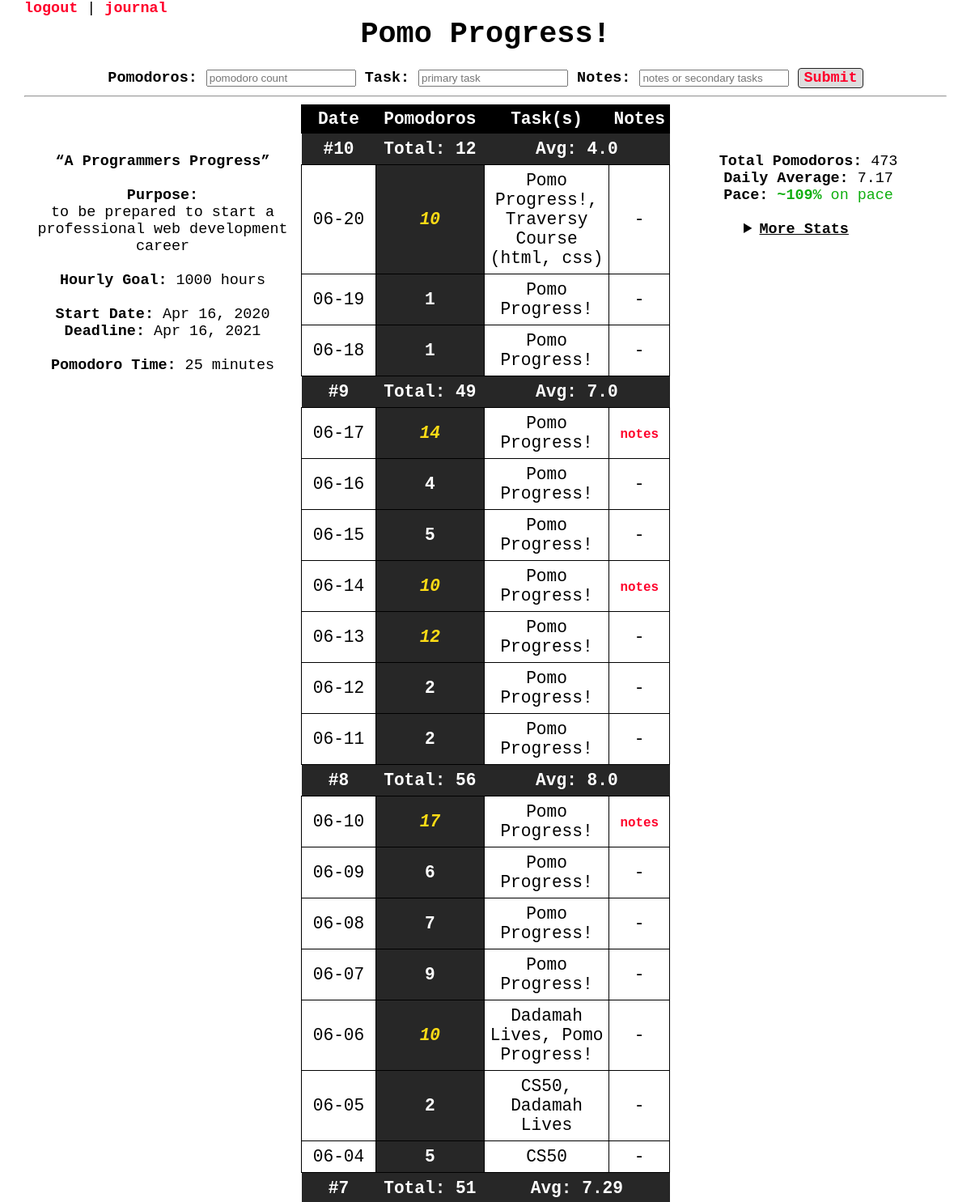
The app's page /home (signed in, upper part) with its own data.
### tables this page shows
CREATE TABLE daily_history (submit_id INTEGER PRIMARY KEY AUTOINCREMENT NOT NULL, table_id INTEGER REFERENCES tables (id) NOT NULL, date TEXT, display_date TEXT, tomato_count INTEGER, task TEXT, notes TEXT);

### app.py (the view)
@app.route('/home', methods=["GET","POST"])
def home():
    if request.method == "POST":
        db = SQL("sqlite:///pomodoro.db")
        date_check = db.execute("SELECT date FROM daily_history WHERE table_id=:table_id ORDER BY date DESC LIMIT 1", table_id = session['table_id'])
        previous_date = None
        for row in date_check:
            previous_date = row['date']
        previous_date = datetime.strptime(previous_date, '%Y-%m-%d')
        current_date = datetime.today()
        date_diff = ((current_date - previous_date).days)
        current_date = date.today()
        if date_diff == 0:
            date_previous_data = db.execute("SELECT tomato_count, task, notes FROM daily_history WHERE table_id=:table_id AND date=:date", table_id=session['table_id'], date=current_date)
            if date_previous_data[0]['task'] == None:
                date_previous_data[0]['task'] = ""
            if date_previous_data[0]['notes'] == None:
                date_previous_data[0]['notes'] = ""
            task_space = ""
            notes_space = ""
            if not date_previous_data[0]['task'] or not request.form.get("task"):
                task_space =""
            else:
                task_space = ", "
            if not date_previous_data[0]['notes'] or not request.form.get("notes"):
                notes_space = ""
            else:
                notes_space = " || "
            db.execute("UPDATE daily_history SET tomato_count=:tomato_count, task=:task, notes=:notes WHERE table_id=:table_id AND date=:date", tomato_count = date_previous_data[0]['tomato_count'] + int(request.form.get("tomatoes")), task = date_previous_data[0]['task'] + task_space + request.form.get("task"), notes = date_previous_data[0]['notes'] + notes_space + request.form.get("notes"), table_id=session['table_id'], date=current_date)
            return redirect('/home')
        else:
            date_diff -= 1
            while date_diff > 0:
                db.execute("INSERT INTO daily_history (table_id, date, tomato_count) VALUES (?, ?, 0)", session['table_id'], current_date - timedelta(days=date_diff))
                strft_days = current_date - timedelta(days=date_diff)
                db.execute("UPDATE daily_history SET display_date=:display_date WHERE table_id=:table_id AND date=:date", display_date = strft_days.strftime('%m-%d'), table_id=session['table_id'], date = current_date - timedelta(days=date_diff))
                date_diff -= 1
            db.execute("INSERT INTO daily_history (table_id, date, display_date, tomato_count, task, notes) VALUES(?, date('now','localtime'), strftime('%m-%d','now','localtime'), ?, ?, ?)", session['table_id'], request.form.get('tomatoes'), request.form.get('task'), request.form.get('notes'))
            return redirect('/home')
    else:
        db = SQL("sqlite:///pomodoro.db")
        user_daily_history = db.execute("SELECT * FROM daily_history WHERE table_id=:table_id", table_id = session['table_id'])
        if len(user_daily_history) < 1:
            return redirect('/firstentry')
        count = 0
        user_data = []
        for row in user_daily_history:
            user_data.append(row)
            count += 1
        total_weeks = int(count/7)
        weeks = [[] for j in range(total_weeks + 1)]
        day_count = 0
        week_count = 0
        tomato_total = 0
        for row in user_data:
            day_count += 1
            tomato_total += int(row['tomato_count'])
            weeks[week_count].append(row)
            if day_count % 7 == 0:
                week_count += 1
                day_count = 0
                end_of_week_stats = {'date' : week_count, 'tomato_count' : tomato_total, 'task' : round(tomato_total/7, 2)}
                total_weeks -= 1
                weeks[week_count].append(end_of_week_stats)
                tomato_total = 0
            full_chart = []
            for week in weeks:
                for day in week:
                    full_chart.append(day)
            stats = statistics(user_data, session)
        return render_template('home.html', full_chart = full_chart, week_count = week_count, tomato_total = tomato_total, day_count = day_count, stats=stats, session=session)

### templates/home.html (shortened to what this page needs)
{% extends 'base.html' %}
{% block header %}
<div>
    <a href="/">logout</a> | <a href="/journal">journal</a>
    <center><h1 style="display: inline;">Pomo Progress!</h1></center>
    <br>
</div>
{% endblock %}
{% block main %}
<center>
    <form action="/home" method="post">
        <strong>Pomodoros:</strong>
        <input name="tomatoes" placeholder="pomodoro count" type="number" required>
        <strong>Task:</strong>
        <input name="task" placeholder="primary task" type="text">
        <strong>Notes:</strong>
        <input name="notes" placeholder="notes or secondary tasks" type="text">
        <input type="submit" class="load-create">
    </form>
</center>
    <hr>
<div class="row">
    <div class="column left">
            <center>
            <strong><q>{{ session['table_name'] }}</q></strong>
            <br>
            <br>
            <strong>Purpose:</strong>
            <br>
            {{ session['purpose'] }}
            <br>
            <br>
            <strong>Hourly Goal:</strong> {{ session['hours_goal'] }} hours
            <br>
            <br>
            <strong>Start Date:</strong> {{ session['start_date'] }}
            <br>
            <strong>Deadline:</strong> {{ session['time_frame'] }}
            <br>
            <br>
            <strong>Pomodoro Time:</strong> {{ session['tomato_rate'] }} minutes
            <br>
            </center>
    </div>
    <div class="column middle">
        <center>
        <table id="pomodoro_data" style="display: inline-block;">
            <th>Date</th>
            <th>Pomodoros</th>
            <th>Task(s)</th>
            <th>Notes</th>
            <tr>
                {% if day_count > 0 %}
                    <td class="week">#{{ week_count + 1 }}</td>
                    <td class="week">Total: {{ tomato_total }}</td>
                    <td class="week" colspan="2">Avg: {{ (tomato_total/day_count)|round(2, 'floor') }}</td>
                {% endif %}
            </tr>
            {% for row in full_chart|reverse %}
                <tr>
                    {% if row['date']|float >= 1 %}
                        <td class="week">#{{ row['date'] }}</td>
                        <td class="week">Total: {{ row['tomato_count'] }}</td>
                        <td class="week" colspan="2">Avg: {{ row['task'] }}</td>
                    {% else %}
                        {% if row['tomato_count']|int >= 10 %}
                            <td>{{ row['display_date'] }}</td>
                            <td class="pomos10">{{ row['tomato_count'] }}</td>
                            {% if row['task'] != None and row['task'] != "" %}
                                <td>{{ row['task'] }}</td>
                            {% else %}
                                <td>-</td>
                            {% endif %}
                            {% if row['notes'] != None and row['notes'] != "" %}
                                <td><button class="notes" type="button" onclick="alert('{{ row['notes'] }}')">notes</button></td>
                            {% else %}
                                <td>-</td>
                            {% endif %}
                        {% else %}
                            <td>{{ row['display_date'] }}</td>
                            <td class="pomos">{{ row['tomato_count'] }}</td>
                            {% if row['task'] != None and row['task'] != "" %}
                                <td>{{ row['task'] }}</td>
                            {% else %}
                                <td>-</td>
                            {% endif %}
                            {% if row['notes'] != None and row['notes'] != "" %}
                                <td><button class="notes" type="button" onclick="alert('{{ row['notes'] }}')">notes</button></td>
                            {% else %}
                                <td>-</td>
                            {% endif %}
                        {% endif %}
                    {% endif %}
                </tr>
            {% endfor %}
        </table>
        </center>
    </div>
    <div class="column right">
        <center>
        <strong>Total Pomodoros:</strong> {{ stats['total_tomatoes'] }}
        <br>
        <strong>Daily Average:</strong> {{ stats['daily_average'] }}
        <br>
        <strong>Pace:</strong>
        {% if stats['pace']['rate'] >= 100 %}
            <span style="color:rgb(17, 175, 17)"><strong> ~{{ stats['pace']['rate'] }}%</strong> {{ stats['pace']['on_pace'] }}</span>
        {% else %}
            <span style="color: red"><strong> ~{{ stats['pace']['rate'] }}%</strong> {{ stats['pace']['on_pace'] }}</span>
        {% endif %}
        <br>
        <br>
        </center>
        <details>
            <summary>More Stats</summary>
            <br>
        </details>
    </div>
</div>
{% endblock %}

### static/global.css (style rules this page uses)
a { font-weight: bolder; text-decoration: none; color: rgb(255, 0, 43); }
body { align-content: center; margin: auto; width: 95%; font-family: 'Courier New', Courier, monospace; font-size: 1.15em; }
.column { float: left; }
.left { width: 30%; margin-top: 60px; }
.middle { width: 40%; }
.right { width: 30%; margin-top: 60px; }
.row:after { content: ""; display: table; clear: both; }
table { width: 100%; border-collapse: collapse; font-size: 1.15em; }
th { color: white; background: black; padding: 5px; width: 33%; border: 1px solid black; border-collapse: collapse; }
td { border: 1px solid black; padding: 7px; text-align: center; width: 33%; }
.notes { font-family: 'Courier New', Courier, monospace; border: none; color: rgb(255,0,43); font-weight: bold; text-align: center; text-decoration: none; font-size: 0.75em; cursor: pointer; background-color: white; }
.load-create { font-family: 'Courier New', Courier, monospace; color: rgb(255,0,43); font-weight: bold; text-align: center; text-decoration: none; font-size: 1em; cursor: pointer; background-color: rgb(221, 221, 221); border: 1px solid rgb(34, 34, 34); border-radius: 4px; }
details > summary { font-weight: bold; text-decoration: underline; margin: auto; width: 160px; cursor: pointer; }
details { align-content: center; margin: auto; width: 300px; cursor: pointer; }
.week { color: white; background: rgb(39, 39, 39); font-weight: bold; border: none; }
.pomos { background: rgb(39, 39, 39); font-weight: bold; color: white; }
.pomos10 { background: rgb(39, 39, 39); font-weight: bold; font-style: italic; color: rgb(255, 220, 21); }

### records on screen
daily_history: start_date "Apr 16, 2020"
daily_history: display_date "06-20", tomato_count "10", task "Pomo Progress!, Traversy Course (html, css)"
daily_history: display_date "06-19", tomato_count "1", task "Pomo Progress!"
daily_history: display_date "06-18", tomato_count "1", task "Pomo Progress!"
daily_history: display_date "06-17", tomato_count "14", task "Pomo Progress!"
daily_history: display_date "06-16", tomato_count "4", task "Pomo Progress!"
daily_history: display_date "06-15", tomato_count "5", task "Pomo Progress!"
daily_history: display_date "06-14", tomato_count "10", task "Pomo Progress!"
daily_history: display_date "06-13", tomato_count "12", task "Pomo Progress!"
daily_history: display_date "06-12", tomato_count "2", task "Pomo Progress!"
daily_history: display_date "06-11", tomato_count "2", task "Pomo Progress!"
daily_history: display_date "06-10", tomato_count "17", task "Pomo Progress!"
daily_history: display_date "06-09", tomato_count "6", task "Pomo Progress!"
daily_history: display_date "06-08", tomato_count "7", task "Pomo Progress!"
daily_history: display_date "06-07", tomato_count "9", task "Pomo Progress!"
daily_history: display_date "06-06", tomato_count "10", task "Dadamah Lives, Pomo Progress!"
daily_history: display_date "06-05", tomato_count "2", task "CS50, Dadamah Lives"
daily_history: display_date "06-04", tomato_count "5", task "CS50"

### other values on screen
{{ session['table_name'] }} "A Programmers Progress"
{{ session['purpose'] }} "to be prepared to start a professional web development career"
{{ session['hours_goal'] }} "1000"
{{ session['time_frame'] }} "Apr 16, 2021"
{{ session['tomato_rate'] }} "25"
{{ week_count + 1 }} "10"
{{ tomato_total }} "12"
{{ (tomato_total/day_count)|round(2, 'floor') }} "4.0"
{{ row['date'] }} "9" "8" "7"
{{ row['tomato_count'] }} "49" "56" "51"
{{ row['task'] }} "7.0" "8.0" "7.29"
{{ stats['total_tomatoes'] }} "473"
{{ stats['daily_average'] }} "7.17"
{{ stats['pace']['rate'] }} "109"
{{ stats['pace']['on_pace'] }} "on pace"
